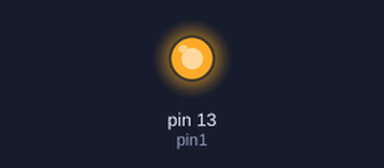
Bench run of a sketch on a simulated Arduino Uno, built with avr-gcc and run on an emulated ATmega328P. Parts: output pins drawn as LEDs (lit = HIGH). What the sketch prints to the serial monitor is not drawn.

Above: at 0.1 s.
Timing chart, 0 to 1.6 s (numbered marks = the images above):
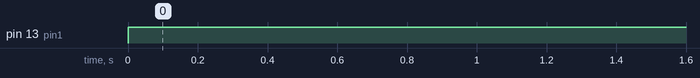

Measured:
- by itself, pin 13 (pin1): LOW → HIGH at 0.00 s

The sketch:

LAB2.ino
```cpp
int pin1 = 13;

void setup(){


	pinMode(pin1, OUTPUT);

	Serial.begin(9600);


}


void loop(){

	float time_s;

	digitalWrite (pin1, HIGH);
	delay(1000);


	time_s = micros()*1.0e-6;

	Serial.print("\ntime(s) =, ");
	Serial.print(time_s);

}
```
